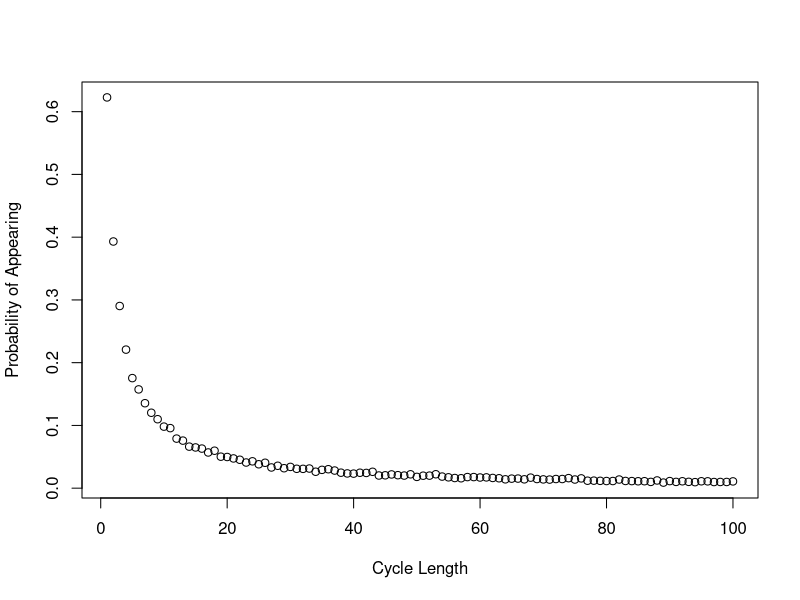

Reproduce this figure in R.
# Aidan Garrity (s1997567), Eleni Michaelidou (s2226022), Meshari Alrafidi (s2319759)

# Brief description of what each team member contributed to the project:

# Proportion of the work was undertaken by each team member: 
# Aidan Garrity: dloop final version, plotting, strategy 3, dloop explanations
# Eleni Michaelidou: strategy_selection function, following_numbers function, Pone, Pall, example code, Pall explanations
# Meshari Alrafidi: previous iterations of dloop, explanations 


# -------------------- Overview of the code --------------------

# In this code we implement a stochastic simulation to investigate the following
# puzzle: 2n prisoners are given a natural number to identify them. They enter a
# room with 2n boxes, each box containing a number inside it and a number on
# it's lid. The prisoners' goal is to select the box with their number in it.
# They are allowed to choose a maximum of n boxes.

# Three strategies are simulated here:
#   Strategy 1: A prisoner selects the box with their number on the lid. 
#               If the number of the card inside the lid, k, is not their number,
#               they go to box k and open it. They continue doing this until they
#               either have found their number or have chosen n boxes.
#   Strategy 2: The prisoner starts from a randomly selected box and then repeats
#               the steps in strategy 1.
#   Strategy 3: n boxes are checked randomly.

# If all prisoners succeed in finding their number, they are all released.

# The prisoner who attempted to find their number is not allowed to communicate
# with prisoners yet to have their go. After each prisoner’s go, the room is
# returned exactly to its original state.

# -------------------------------------------------------------


Pone <- function(n, k, strategy, nreps=10000){
  # This function estimates the probability a single prisoner succeeding in finding their number.
  # Input:  n: the maximum number of boxes the prisoner is allowed to open.
  #         k: the prisoner’s number.
  #         strategy: which strategy to implement {1,2,3}.
  #         nreps (10000 by default): the number of iterations of the simulations
  #                                   to run (in order to estimate the probability)
  # Output: prob: probability of a single prisoner succeeding in finding their
  #               number under the given strategy.
  
  # Apply function "strategy_selection" to estimate the individual success
  # probability under the given strategy.
  prob <- strategy_selection(n, k, strategy, nreps)
  
  return(prob)
}

Pall <- function(n, strategy, nreps=10000){
  # This function estimates the probability of all prisoners finding their numbers.
  # Input:  n: the maximum number of boxes a prisoner is allowed to open.
  #         strategy: which strategy to implement {1,2,3}.
  #         nreps (10000 by default): the number of iterations of the simulations
  #                                   to run (in order to estimate the probability).
  # Output: prob: probability of all prisoners succeeding in finding their number.
  
  # Assigning a unique prisoner number to each of the 2n prisoners.
  prisoners <- c(1:(2*n))
  
  # Apply function "strategy_selection" to estimate the joint success probability
  # under the given strategy.
  prob <- strategy_selection(n, prisoners, strategy, nreps)
  
  return(prob)
}


strategy_selection <- function(n, prisoners, strategy, nreps){
  # This function is responsible to call the corresponding function based on the
  # given strategy. It returns the probability derived from the given strategy.
  # Input:  n: the maximum number of boxes a prisoner is allowed to open.
  #         prisoners: a vector of prisoners' numbers
  #                    (It can be a vector length 1 -> prisoners = the prisoner's number k (call from Pone function)
  #                    or a vector length 2n -> all prisoners' number (call from Pall function).
  #         strategy: which strategy to implement {1,2,3}.
  #         nreps: the number of iterations of the simulations to run (in order to estimate the probability).
  # Output: prob: probability of success derived from the given strategy.
  
  if (strategy == 1) {
    
    # The prisoner(s) select(s) the box with their number on the lid as their first box.
    initial_box <- prisoners
    
    # Apply function "following_numbers" to estimate the success probability
    # under strategy 1 (initial_box = prisoners).
    prob <- following_numbers(n, prisoners, initial_box, nreps)
    
  }
  else if (strategy ==2) {
    
    # The prisoner(s) select(s) the first box randomly.
    # Two prisoners can start from the same box (replace = TRUE)
    initial_box <- sample(1:(2*n), size=length(prisoners), replace = TRUE)
    
    # Apply function "following_numbers" to estimate the success probability
    # under strategy 2 (initial_box = randomly selected).
    prob <- following_numbers(n, prisoners, initial_box, nreps)
    
  }
  else if (strategy == 3){
    
    # Apply function "picking_randomly" to estimate the success probability under strategy 3.
    prob <- picking_randomly(n, prisoners, nreps)
    
  }
  return(prob)
}


following_numbers <- function(n, prisoners, initial_box, nreps){
  # This function estimates the probability of the prisoner(s) succeeding in finding their number.
  # (Each) prisoner opens boxes by following the numbers on the card within the boxes, entering a closed loop.
  # Input:  n: the maximum number of boxes the prisoner is allowed to open.
  #         prisoners: prisoners' numbers.
  #         initial_box: box number that (each) prisoner will open first.
  #         nreps: the number of iterations of the simulations to run (in order to estimate the probability)
  # Output: prob: the probability of (all) the prisoner(s) succeeding in finding
  #               their number, by opening up to n boxes in a closed loop.
  
  
  # success_simulation represents the number of simulations all prisoners (participating in the experiment) find their boxes.
  # Initialization of "success_simulation".
  success_simulation <- 0  
  
  
  # Running the experiment nreps times.
  for (i in 1:nreps){
    
    # boxes_found represents the number of prisoners found their boxes in each simulation.
    # Reset of "boxes_found" in each repetition.
    boxes_found <- 0 
    
    # Assign numbers (1 to 2*n) randomly within the 2*n boxes before starting the experiment.
    # Random placement of numbers within the boxes in each simulation.
    boxes <- sample(1:(2*n), 2*n, replace=FALSE)
    
    # Loop through the prisoners vector (all prisoners try to find their box).
    for (k in 1:length(prisoners)){
      
      # Boolean to terminate the run of a single simulation if one prisoner fails finding their number.
      prisoner_succ <- FALSE
      
      # Initial box for the prisoner running the experiment.
      next_box <- initial_box[k]

      # The prisoner repeat the process of opening boxes until they have either found the card
      # with their number on it (break the loop) or opened n boxes without finding it.
      for (trial in 1:n){
        
        # Exit the loop when the prisoner finds the card with their number in the boxes.
        if (boxes[next_box] == prisoners[k]){
          
          # counter increases by 1, since the prisoner running the experiment succeeds in finding their number. 
          boxes_found <- boxes_found + 1
          
          # Set to TRUE since the prisoner found their number.
          prisoner_succ <- TRUE
          break
          
        }else{
          
          # The prisoner goes to the next box, by following the card number. 
          next_box = boxes[next_box]
        }
      }
      
      # Exit the loop when one prisoner fails in finding their box.
      # prisoner_succ will be FALSE only if a prisoner fails to find their number in the boxes.
      if (!(prisoner_succ)){
        break
      }
    }
    
    # A simulation is successful if all prisoners participating in the experiment find their number.
    if (boxes_found == length(prisoners)){
      success_simulation <- success_simulation + 1
    }
  }
  
  # probability of success (the prisoner(s) succeed(s) in finding their number).
  prob = success_simulation / nreps # number of successful simulations / total number of simulations.
  
  return(prob)
}


picking_randomly <- function(n, prisoners, nreps){
  # This function estimates the probability of the prisoner(s) succeeding in finding their number.
  # (Each) prisoner opens n boxes at random, checking each card for their number.
  # Input:  n: number of boxes (each) prisoner opens.
  #         prisoners: prisoners' numbers.
  #         initial_box: box number that (each) prisoner will open first.
  #         nreps: the number of iterations of the simulations to run (in order
  #                to estimate the probability)
  # Output: prob: the probability of (all) the prisoner(s) succeeding in finding
  #               their number, by opening n boxes randomly.
  
  
  # success_simulation represents the number of simulations all prisoners (participating in the experiment) finding their boxes.
  # Initialization of "success_simulation"
  success_simulation <- 0  
  
  # Running the experiment (simulation) nreps times.
  for (i in 1:nreps){
    
    # boxes_found represents the number of prisoners found their boxes in each simulation.
    # Reset of "boxes_found" in each repetition.
    boxes_found <- 0 
    
    for (k in 1:length(prisoners)){
      
      prisoner_succ <- FALSE
      
      # we create 2n boxes, n of which can be opened.
      boxes <- sample(1:(2*n), n)
      
      # if the prisoner's number is in the randomly selected boxes... 
      if (k %in% boxes){
        
        # counter increases
        boxes_found <- boxes_found + 1
        
        prisoner_succ <- TRUE
      }
      
      # Exit the loop when one prisoner fails in finding their box.
      if (!(prisoner_succ)){
        break
      }
    }
    
    # A simulation is successful if all prisoners participating in the experiment find their box.
    if (boxes_found == length(prisoners)){
      success_simulation <- success_simulation + 1
    }
  }
  
  # probability of success (the prisoner(s) succeed(s) in finding their number).
  prob = success_simulation / nreps # number of successful simulations / total number of simulations.
  
  return(prob)
}


# ---------- Example code ----------

# ---- Individual success probability ----

# Example estimating the individual success probability under Strategy 1, n =5 (nreps = 10000 by default)
Pone(n = 5, k = 4 , strategy = 1)

# Example estimating the individual success probability under Strategy 1, n =50 (nreps = 10000 by default)
Pone(n = 50, k = 4, strategy = 1)

# Example estimating the individual success probability under Strategy 2, n =5 (nreps = 10000 by default)
Pone(n = 5, k = 4, strategy = 2)

# Example estimating the individual success probability under Strategy 2, n =50 (nreps = 10000 by default)
Pone(n = 50, k = 4, strategy = 2)

# Example estimating the individual success probability under Strategy 3, n =5 (nreps = 10000 by default)
Pone(n = 5, k = 4, strategy = 3)

# Example estimating the individual success probability under Strategy 3, n =50 (nreps = 10000 by default)
Pone(n = 50, k = 4, strategy = 3)

# Computing the individual success probability under strategies 1 and 3 for a different number of 
# boxes (2n boxes): n = 5, and n = 50, the probability of success is almost 1/2 in all those cases.
# On the other hand, the individual success probability under strategy 2
# for n = 5 and n = 50 is less than or equal to the prob. of success under strategies 1 and 3.

# ---- Joint success probability ----

# Example estimating the joint success probability under Strategy 1, n =5 (nreps = 10000 by default)
Pall(n = 5, strategy = 1)

# Example estimating the joint success probability under Strategy 1, n =50 (nreps = 10000 by default)
Pall(n = 50, strategy = 1)

# Example estimating the joint success probability under Strategy 2, n =5 (nreps = 10000 by default)
Pall(n = 5, strategy = 2)

# Example estimating the joint success probability under Strategy 2, n =50 (nreps = 10000 by default)
Pall(n = 50, strategy = 2)

# Example estimating the joint success probability under Strategy 3, n =5 (nreps = 10000 by default)
Pall(n = 5, strategy = 3)

# Example estimating the joint success probability under Strategy 3, n =50 (nreps = 10000 by default)
Pall(n = 50, strategy = 3)

# Computing the joint success probability under strategy 1 for a different number of boxes (2n boxes):
# n = 5, and n = 50, the probability of success is close to 35% and 31% respectively. 
# On the other hand, the joint probability under strategies 2 and 3 for a different
# number of boxes (2n boxes): n = 5 and n = 50 is close to 0.

# So, what is surprising is that it is more likely that 100 (n = 50) prisoners
# will release (all prisoners find their number) under Strategy 1
# than even 10 (n = 5) prisoners open boxes under Strategies 2 and 3.

# -----

# Given that each box is a part of a closed loop and each prisoner starts at the
# box with their number on it, the prisoner will succeed if their number is a part 
# of a loop with length no longer than n, and that is because each prisoner can
# open up to n of the 2n boxes. The probability of success for prisoners who their
# box are included in the same cycle (loop) are not independent, since if a
# prisoner succeed to find their box, then all prisoners on that loop will find
# their box with the same probability.

# We also know that the "the prisoner is not allowed to communicate with prisoners yet to have their go".
# In addition, under strategy 3, each prisoner opens n boxes randomly. 
# So, the probability of success for each prisoner is independent.
# Individual success probability under Strategy 3 = 1/2  and attempts are 
# independent => P((2n) prisoners succeed)) = (1/2)^(2n)
# Running the code for n = 5 and and n = 50, we find that:
# n=50: P(100 prisoners succeed) = (1/2)^100  = close to 0.
# Even for small n: e.g. n = 5: P(10 prisoners succeed) = (1/2)^10 = extremely small.



dloop <- function(n, nreps){
  # This function estimates the probability that a cycle of any length will occur 
  # in a permutation of length 2n.
  # Input: n: The size of the permutation to be considered (i.e. number of prisoners, so 2n boxes are considered)
  #        nreps: The amount of simulations to be run to estimate the probability vector.
  # Output: a vector of length 2n where the ith entry is the estimated probability
  #         that a cycle of length i will occur in a randomly generated permutation of length 2n.
  # Runtime: O(n * nreps)
  
  # Tracker for all cycles found.
  totalcount <- rep(0, 2*n)
  
  # Running nreps simulations.
  for (rep in 1:nreps){
    
    # Generating the boxes and cards for this simulation.
    boxes <- sample(1:(2*n))
    # Tracker for the cycles of this loop only.
    loopcount <- rep(0, 2*n)
    # Vector containing which boxes have NOT been opened
    left_to_check <- 1:(2*n)
    
    # Starting with the first box, checking all boxes for a cycle.
    # After a box has been found to be part of a cycle, it is removed from left_to_check.
    i<-1
    while (length(left_to_check) > 0) {
      
      # counter tracks the length of the current cycle.
        counter <- 1
      # j is a placeholder for opening the next box in a cycle.
        j <- i
      # tracking which boxes were part of this cycle, to be removed from left_to_check
        checked <- c()
      # iterating over all boxes in a cycle, incrementing the counter and updating the checked boxes list.
        while(i != boxes[j]){
          counter <- counter + 1
          checked <- c(checked, j)
          j <- boxes[j]
        }
        
        checked <- c(checked, j)
        
        # Indicating that a cycle of length counter was found
        # To instead enumerate all cycles in the boxes, this can be changed to 
        # loopcount[counter] <- loopcount[counter] + 1
        loopcount[counter] <- 1
        
        # Removing the checked boxes.
        left_to_check <- left_to_check[-match(checked, left_to_check)]
       
    # Setting the next box to start with for the next cycle. 
      i <- left_to_check[1]
  
    }
    
    totalcount <- totalcount + loopcount
  }
  
  return(totalcount / nreps)
}

plot(dloop(50,10000), xlab = 'Cycle Length', ylab = 'Probability of Appearing')

# IMPORTANT: The probability of loops larger than 50 appearing are NOT independent events. 
# We cannot take the naive approach and multiply the probability of each cycle 
# length appearing to get the result.
# Instead, we can run many simulations, and for each one track if a long cycle appears.
nreps <- 10000
over50cycles <- 0

# Like running dloop(50, 10000), except at each simulation we track if there were any cycles over 50.
for (i in 1:nreps){
  probs <- dloop(50,1)
  if (1 %in% (probs[51:100]) ){
    over50cycles <- over50cycles + 1
  }
}

none_over_50_prob <- 1 - (over50cycles / nreps)

# Note that the probability of no loop longer than 50 appearing is about the same
# as the probability of all prisoners being freed under strategy 1.
# The difference can be explained by random noise in the box generation.
none_over_50_prob

# End of code